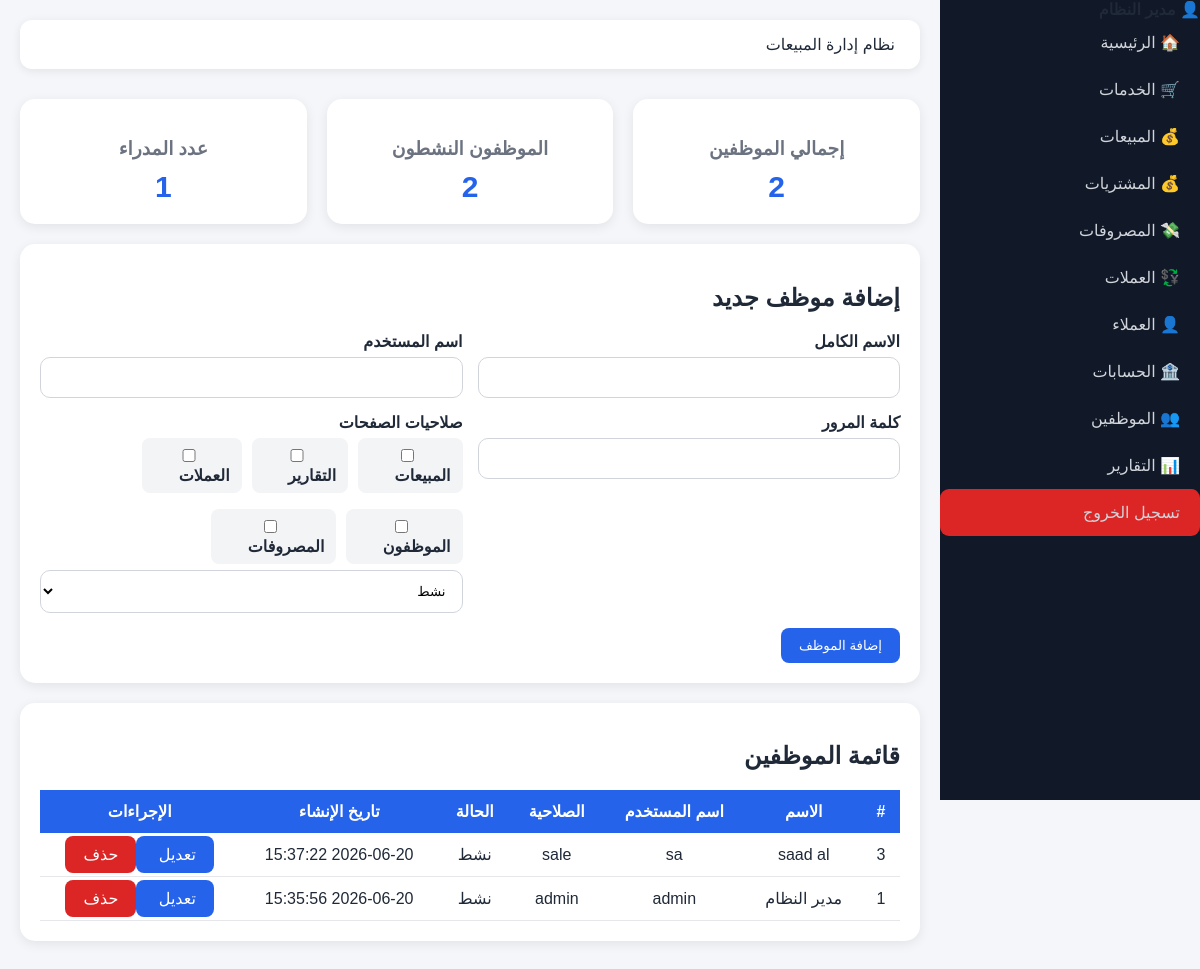
The app's page /employees (signed in), older data.
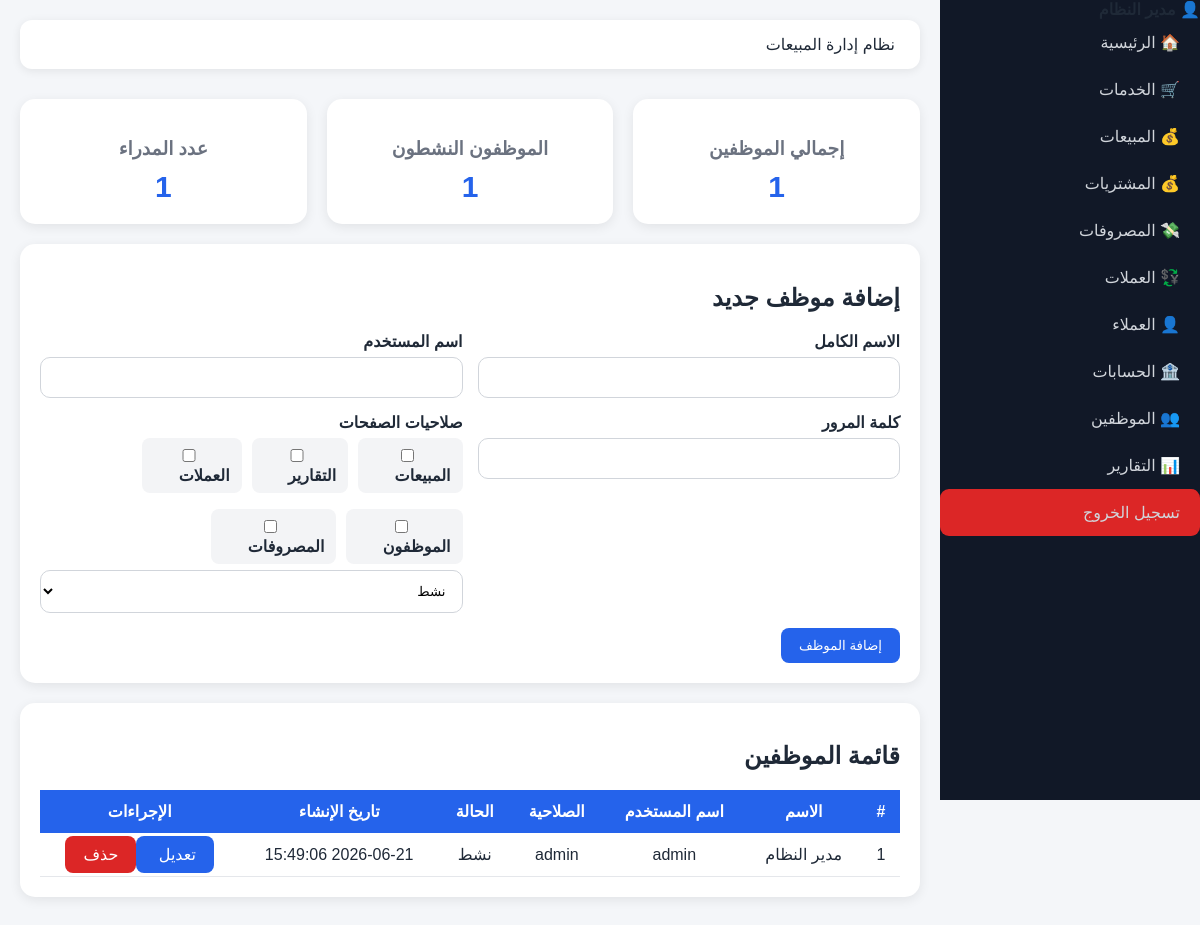
The same page, newer data.
### tables this page shows
CREATE TABLE users (
    id INTEGER PRIMARY KEY AUTOINCREMENT,
    username TEXT UNIQUE,
    password TEXT,
    full_name TEXT,
    permissions TEXT,
    role TEXT DEFAULT 'sales',
    status INTEGER DEFAULT 1,
    created_at TEXT,
    is_admin INTEGER DEFAULT 0
);

### app.py (the view, shortened to what this page needs)
@app.route('/employees', methods=['GET', 'POST'])
def employees():
    if 'user_id' not in session:
     return redirect('/')
    if session.get('role') != 'admin':
       flash('ليس لديك صلاحية')
       return redirect('/')
    conn = sqlite3.connect('database.db')
    conn.row_factory = sqlite3.Row
    cursor = conn.cursor()
    users = cursor.execute("""
    SELECT *
    FROM users
    ORDER BY id DESC
""").fetchall()
    total_users = cursor.execute(
    "SELECT COUNT(*) FROM users"
    ).fetchone()[0]
    active_users = cursor.execute(
    "SELECT COUNT(*) FROM users WHERE status=1"
).fetchone()[0]
    admins = cursor.execute(
    "SELECT COUNT(*) FROM users WHERE role='admin'"
).fetchone()[0]
    conn.close()
    return render_template(
    'employees.html',
    users=users,
    total_users=total_users,
    active_users=active_users,
    admins=admins
)

### templates/employees.html (shortened to what this page needs)
{% extends 'base.html' %}
{% block content %}
<div class="stats-row"><div class="stat-card">
    <h3>إجمالي الموظفين</h3>
    <h2>{{ total_users }}</h2>
</div>
<div class="stat-card">
    <h3>الموظفون النشطون</h3>
    <h2>{{ active_users }}</h2>
</div>
<div class="stat-card">
    <h3>عدد المدراء</h3>
    <h2>{{ admins }}</h2>
</div>
</div><div class="employee-form"><h2>إضافة موظف جديد</h2><form method="POST"><div class="form-row"><div class="form-group">
<label>الاسم الكامل</label>
<input type="text" name="full_name" required>
</div><div class="form-group">
<label>اسم المستخدم</label>
<input type="text" name="username" required>
</div></div><div class="form-row"><div class="form-group">
<label>كلمة المرور</label>
<input type="password" name="password" required>
</div><div class="form-group">
<label>صلاحيات الصفحات</label>
<div class="permissions-box">
    <label><input type="checkbox" name="permissions" value="sales"> المبيعات</label>
    <label><input type="checkbox" name="permissions" value="reports"> التقارير</label>
    <label><input type="checkbox" name="permissions" value="currencies"> العملات</label>
    <label><input type="checkbox" name="permissions" value="employees"> الموظفون</label>
    <label><input type="checkbox" name="permissions" value="expenses"> المصروفات</label>
</div>
<select name="status"><option value="1">نشط</option>
<option value="0">معطل</option></select></div></div><button class="btn-save" type="submit">
إضافة الموظف
</button></form></div><div class="table-card"><h2>قائمة الموظفين</h2><table><tr>
<th>#</th>
<th>الاسم</th>
<th>اسم المستخدم</th>
<th>الصلاحية</th>
<th>الحالة</th>
<th>تاريخ الإنشاء</th>
<th>الإجراءات</th>
</tr>{% for user in users %}
<tr><td>{{ user['id'] }}</td>
<td>{{ user['full_name'] }}</td>
<td>{{ user['username'] }}</td>
<td>{{ user['role'] }}</td>
<td>
    {% if user['status'] == 1 %}
        نشط
    {% else %}
        معطل
    {% endif %}
</td>
<td>{{ user['created_at'] }}</td>
<td>
    <a class="btn-save"
       href="/employees/edit/{{ user['id'] }}">
       تعديل
    </a>
    <a class="btn-delete"
       href="/employees/delete/{{ user['id'] }}"
       onclick="return confirm('هل تريد حذف الموظف؟')">
       حذف
    </a>
</td>
</tr>{% endfor %}
</table></div>{% endblock %}

Row changes from the older to the newer data that the page shows:
removed users: id "3", full_name "saad al", username "sa", role "sale", status "نشط", created_at "2026-06-20 15:37:22"
changed users "مدير النظام": created_at "2026-06-20 15:35:56" → "2026-06-21 15:49:06"
Text that changed along with them:
{{ total_users }}: "2" → "1"
{{ active_users }}: "2" → "1"
